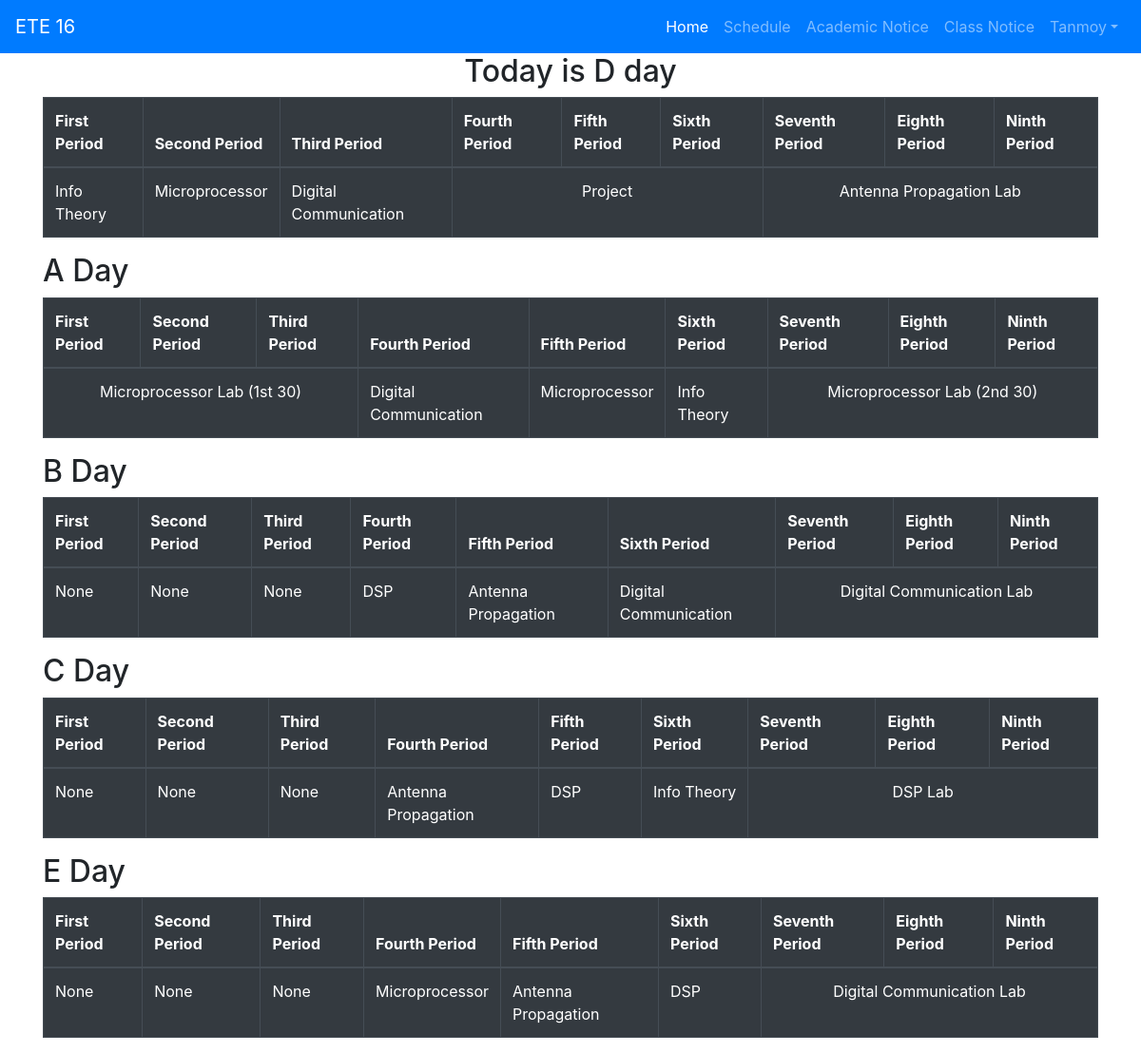
The app's page /schedule/ (signed in) with its own data.
### users/models.py (models this page shows)
class CustomUser(AbstractUser):
	roll = models.IntegerField(validators=[MinValueValidator(1604001),MaxValueValidator(1604060)],null=True,blank=False)
	email = models.EmailField(null=False,blank=False)
	REQUIRED_FIELDS = ['roll','email']

### schedule/models.py (models this page shows, shortened)
class Schedule(models.Model):
	DAY_CHOICES = [
	('A','A'),
	('B','B'),
	('C','C'),
	('D','D'),
	('E','E'),
	]
	day = models.CharField(max_length=1,choices=DAY_CHOICES)
	date = models.DateField(auto_now_add=True)
	def __str__(self):
		return self.day

class Routine(models.Model):
	DAY_CHOICES = [
	('A','A'),
	('B','B'),
	('C','C'),
	('D','D'),
	('E','E'),
	]
	day = models.CharField(max_length=1,choices=DAY_CHOICES)
	morning_lab = models.BooleanField(default = False)
	first_period = models.CharField(max_length=30, null = " ",blank=True,default = "-")
	second_period = models.CharField(max_length=30, null = " ",blank=True,default = "-")
	third_period = models.CharField(max_length=30, null = " ",blank=True,default = "-")
	after_morning_lab=models.BooleanField(default = False)
	fourth_period = models.CharField(max_length=30, null = " ",blank=True,default = "-")
	fifth_period = models.CharField(max_length=30, null = " ",blank=True,default = "-")
	sixth_period = models.CharField(max_length=30, null = " ",blank=True,default = "-")
	afternoon_lab=models.BooleanField(default = False)
	seventh_period = models.CharField(max_length=30, null = " ",blank=True,default = "-")
	eigth_period = models.CharField(max_length=30, null = " ",blank=True,default = "-")
	ninth_period = models.CharField(max_length=30, null = " ",blank=True,default = "-")

### schedule/views.py (the view)
# urls.py: path('',ScheduleView,name='schedule'),
def ScheduleView(request):
	day = Schedule.objects.all()[0]
	context = {
		"day":day,
	}
	if str(day) == "A":
		routine=Routine.objects.get(day="A")
	elif str(day) == "B":
		routine=Routine.objects.get(day="B")
	elif str(day) == "C":
		routine=Routine.objects.get(day="C")
	elif str(day) == "D":
		routine=Routine.objects.get(day="D")
	elif str(day) == "E":
		routine=Routine.objects.get(day="E")
	context["routine"] = routine
	remaining_routine = Routine.objects.exclude(day=day)
	context["remaining_routine"] = remaining_routine
	return render(request,'schedule.html',context)

### templates/schedule.html
{% extends 'base.html' %}
{% block content %}
    <h2 class="text-center">Today is {{ day }} day</h2>
 	<table class="table table-bordered table-dark table-responsive">
		<thead>
		<tr>
		  <th scope="col">First Period</th>
		  <th scope="col">Second Period</th>
		  <th scope="col">Third Period</th>
		  <th scope="col">Fourth Period</th>
		  <th scope="col">Fifth Period</th>
		  <th scope="col">Sixth Period</th>
		  <th scope="col">Seventh Period</th>
		  <th scope="col">Eighth Period</th>
		  <th scope="col">Ninth Period</th>
		</tr>
		</thead>
		<tbody>
		<tr>
			{% if routine.morning_lab %}
		  <td colspan="3" class="text-center">{{ routine.first_period }}</td>
		    {% else %}
		  <td>{{ routine.first_period }}</td>
		  <td>{{ routine.second_period }}</td>
		  <td>{{ routine.third_period }}</td>
		    {% endif %}
		    {% if routine.after_morning_lab %}
		  <td colspan="3" class="text-center">{{ routine.fourth_period }}</td>
		  	{% else %}
		  <td>{{ routine.fourth_period }}</td>
		  <td>{{ routine.fifth_period }}</td>
		  <td>{{ routine.sixth_period }}</td>
		    {% endif %}
		    {% if routine.afternoon_lab %}
		  <td colspan="3" class="text-center">{{ routine.seventh_period }}</td>
		  	{% else %}
		  <td>{{ routine.seventh_period }}</td>
		  <td>{{ routine.eighth_period }}</td>
		  <td>{{ routine.ninth_period }}</td>
		    {% endif %}
		</tr>
		</tbody>
	</table>
	{% for routine in remaining_routine %}
	<h2>{{ routine.day }} Day</h2>
	<table class="table table-bordered table-dark table-responsive">
		<thead>
		<tr>
		  <th scope="col">First Period</th>
		  <th scope="col">Second Period</th>
		  <th scope="col">Third Period</th>
		  <th scope="col">Fourth Period</th>
		  <th scope="col">Fifth Period</th>
		  <th scope="col">Sixth Period</th>
		  <th scope="col">Seventh Period</th>
		  <th scope="col">Eighth Period</th>
		  <th scope="col">Ninth Period</th>
		</tr>
		</thead>
		<tbody>
		<tr>
			{% if routine.morning_lab %}
		  <td colspan="3" class="text-center">{{ routine.first_period }}</td>
		    {% else %}
		  <td>{{ routine.first_period }}</td>
		  <td>{{ routine.second_period }}</td>
		  <td>{{ routine.third_period }}</td>
		    {% endif %}
		    {% if routine.after_morning_lab %}
		  <td colspan="3" class="text-center">{{ routine.fourth_period }}</td>
		  	{% else %}
		  <td>{{ routine.fourth_period }}</td>
		  <td>{{ routine.fifth_period }}</td>
		  <td>{{ routine.sixth_period }}</td>
		    {% endif %}
		    {% if routine.afternoon_lab %}
		  <td colspan="3" class="text-center">{{ routine.seventh_period }}</td>
		  	{% else %}
		  <td>{{ routine.seventh_period }}</td>
		  <td>{{ routine.eighth_period }}</td>
		  <td>{{ routine.ninth_period }}</td>
		    {% endif %}
		</tr>
		</tbody>
	</table>
	{% endfor %}
{% endblock content %}

### templates/base.html (shortened to what this page needs)
<!DOCTYPE html>
<!DOCTYPE html>
<html>
<head>
	<link rel="stylesheet" href="https://stackpath.bootstrapcdn.com/bootstrap/4.5.0/css/bootstrap.min.css">
</head>
<body>
	<nav class="navbar navbar-expand-lg navbar-dark bg-primary">
		<a class="navbar-brand" href="{% url 'home' %}">ETE 16</a>
		<div class="collapse navbar-collapse" id="navbarNav">
		<ul class="navbar-nav ml-auto">
		  <li class="nav-item active">
		    <a class="nav-link" href="#">Home<span class="sr-only">(current)</span></a>
		  </li>
		  <li class="nav-item">
		    <a class="nav-link" href="{% url 'schedule' %}">Schedule</a>
		  </li>
		  <li class="nav-item">
		    <a class="nav-link" href="{% url 'academic_notice' %}">Academic Notice</a>
		  </li>
		  <li class="nav-item">
		    <a class="nav-link" href="{% url 'class_notice_list' %}">Class Notice</a>
		  </li>
	{% if user.is_authenticated %}
			<li class="nav-item">
				<a href="#" class="nav-link dropdown-toggle" id="studentmenu" data-toggle="dropdown" aria-haspopup="true" aria-expanded="false">{{ user.username }}</a>
			</li>
	{% else %}
			<form class="form-inline ml-auto bg-primary">You are not logged in
			<a href="{% url 'login' %}" class="btn btn-primary">Log In</a>
			<a href="{%url 'signup'%}" class="btn btn-primary ml-2">Sign Up</a>
			</form>
	{% endif %}
	</ul>
	</div>
	</nav>
	<div class="container">
	{% block content %}
	{% endblock content %}
	</div>
</body>
</html>

### records on screen
CustomUser: username "Tanmoy"
Schedule: day "D"
Routine: first_period "Info Theory", second_period "Microprocessor", third_period "Digital Communication", fourth_period "Project", seventh_period "Antenna Propagation Lab"
Routine: day "A", first_period "Microprocessor Lab (1st 30)", fourth_period "Digital Communication", fifth_period "Microprocessor", sixth_period "Info Theory", seventh_period "Microprocessor Lab (2nd 30)"
Routine: day "B", first_period "None", second_period "None", third_period "None", fourth_period "DSP", fifth_period "Antenna Propagation", sixth_period "Digital Communication", seventh_period "Digital Communication Lab"
Routine: day "C", first_period "None", second_period "None", third_period "None", fourth_period "Antenna Propagation", fifth_period "DSP", sixth_period "Info Theory", seventh_period "DSP Lab"
Routine: day "E", first_period "None", second_period "None", third_period "None", fourth_period "Microprocessor", fifth_period "Antenna Propagation", sixth_period "DSP", seventh_period "Digital Communication Lab"
